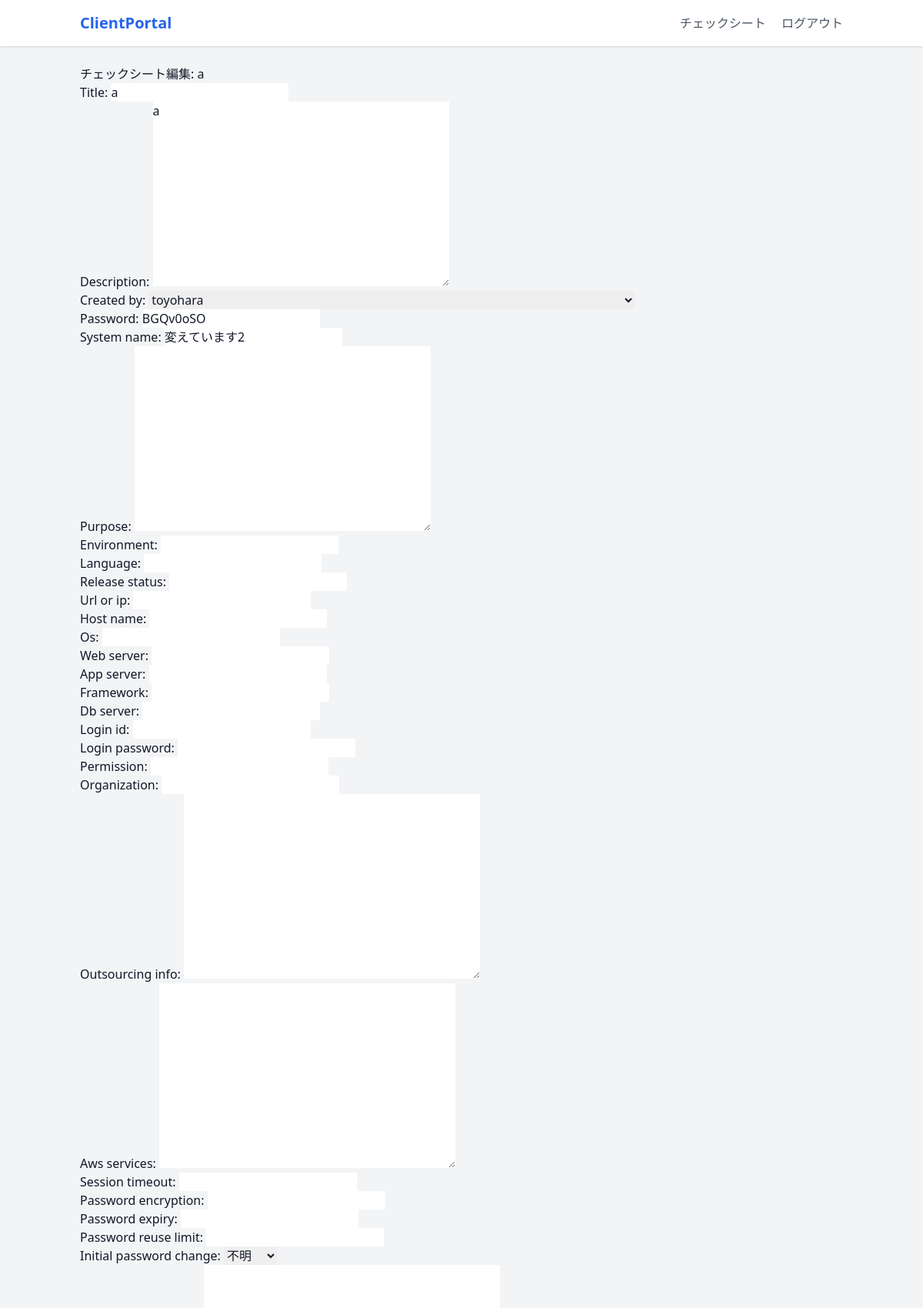
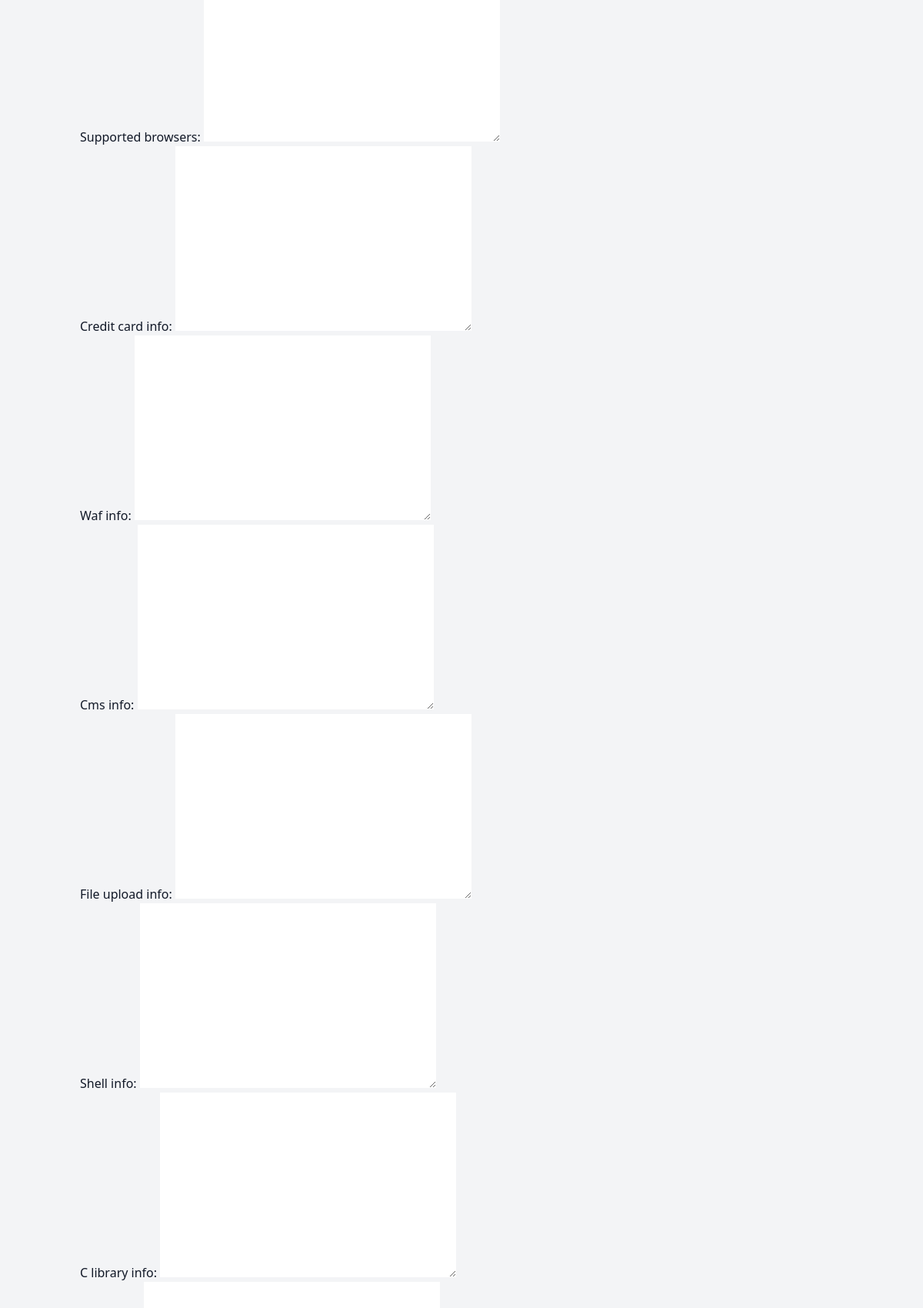
Screenshot of /check_sheet/edit/54e18849-0855-445f-afec-29bd3b49c406-a1363c25-4601-499f-acd2-c44bcb7ff884/ (signed in, upper part) with the database file from the repository (2 pictures, top to bottom).
### check_sheet/models.py (models this page shows, shortened)
class CheckSheet(models.Model):
    title = models.CharField(max_length=200, null=True, blank=True)  # チェックシートのタイトル
    description = models.TextField(null=True, blank=True)  # チェックシートの説明
    created_by = models.ForeignKey(User, on_delete=models.CASCADE, null=True, blank=True)  # 作成者（NRISユーザー）
    password = models.CharField(max_length=64, null=True, blank=True)  # クライアント用のパスワード
    id = models.CharField(primary_key=True, max_length=100, editable=False)
    system_name = models.CharField(max_length=100, null=True, blank=True)
    purpose = models.TextField(null=True, blank=True)
    environment = models.CharField(max_length=50, null=True, blank=True)
    language = models.CharField(max_length=50, null=True, blank=True)
    release_status = models.CharField(max_length=50, null=True, blank=True)
    url_or_ip = models.CharField(max_length=100, null=True, blank=True)
    host_name = models.CharField(max_length=100, null=True, blank=True)
    os = models.CharField(max_length=100, null=True, blank=True)
    web_server = models.CharField(max_length=100, null=True, blank=True)
    app_server = models.CharField(max_length=100, null=True, blank=True)
    framework = models.CharField(max_length=100, null=True, blank=True)
    db_server = models.CharField(max_length=100, null=True, blank=True)
    login_id = models.CharField(max_length=100, null=True, blank=True)
    login_password = models.CharField(max_length=100, null=True, blank=True)
    permission = models.CharField(max_length=100, null=True, blank=True)
    organization = models.CharField(max_length=100, null=True, blank=True)
    outsourcing_info = models.TextField(null=True, blank=True)
    aws_services = models.TextField(null=True, blank=True)
    session_timeout = models.IntegerField(null=True, blank=True)
    password_encryption = models.CharField(max_length=100, null=True, blank=True)
    password_expiry = models.IntegerField(null=True, blank=True)
    password_reuse_limit = models.IntegerField(null=True, blank=True)
    initial_password_change = models.BooleanField(null=True, blank=True)
    supported_browsers = models.TextField(null=True, blank=True)
    credit_card_info = models.TextField(null=True, blank=True)
    waf_info = models.TextField(null=True, blank=True)
    cms_info = models.TextField(null=True, blank=True)
    file_upload_info = models.TextField(null=True, blank=True)
    shell_info = models.TextField(null=True, blank=True)
    c_library_info = models.TextField(null=True, blank=True)
    log4j_info = models.TextField(null=True, blank=True)
    spring_info = models.TextField(null=True, blank=True)
    security_measures = models.TextField(null=True, blank=True)
    diagnostic_date = models.DateField(null=True, blank=True)
    diagnostic_time = models.TimeField(null=True, blank=True)
    extension_possible = models.BooleanField(null=True, blank=True)
    extension_contact = models.CharField(max_length=100, null=True, blank=True)
    report_recipient = models.CharField(max_length=100, null=True, blank=True)
    onsite_contact = models.CharField(max_length=100, null=True, blank=True)
    server_info = models.TextField(null=True, blank=True)
    diagnostic_ip_info = models.TextField(null=True, blank=True)
    diagnostic_notes = models.TextField(null=True, blank=True)

### check_sheet/views.py (the view)
# urls.py: path("edit/<slug:id>/", views.edit_check_sheet, name="edit"),
def edit_check_sheet(request, id):
    if is_guest_user(request.user) and request.user.username != id:
        return HttpResponseForbidden("このページは対応するNRIS社員またはゲストユーザーのみがアクセスできます。")
    check_sheet = get_object_or_404(CheckSheet, id=id)
    if request.method == "POST":
        form = CheckSheetEditForm(request.POST, instance=check_sheet)
        if form.is_valid():
            form.save()
            return redirect("check_sheet:detail", id=check_sheet.id)
    else:
        form = CheckSheetEditForm(instance=check_sheet)
    return render(request, "edit_check_sheet.html", {"form": form, "check_sheet": check_sheet})

### check_sheet/forms.py
class CheckSheetEditForm(forms.ModelForm):
    class Meta:
        model = CheckSheet
        fields = '__all__'

### core/functions/userCheckHelper.py (called while the page is built)
def is_guest_user(user_or_username):
    if isinstance(user_or_username, User):
        return user_or_username.groups.filter(name="guest").exists()
    elif isinstance(user_or_username, str):
        return User.objects.filter(username=user_or_username, groups__name="guest").exists()
    else:
        return False

### check_sheet/templates/edit_check_sheet.html (shortened to what this page needs)
{% extends "base.html" %}
{% block content %}
<h2>チェックシート編集: {{ check_sheet.title }}</h2>
<form method="post">
    {{ form.as_p }}
</form>
{% endblock %}

### rows the page displays
CheckSheet: title "a", description "a", created_by "toyohara", password "BGQv0oSO", system_name "変えています2", initial_password_change "不明"
